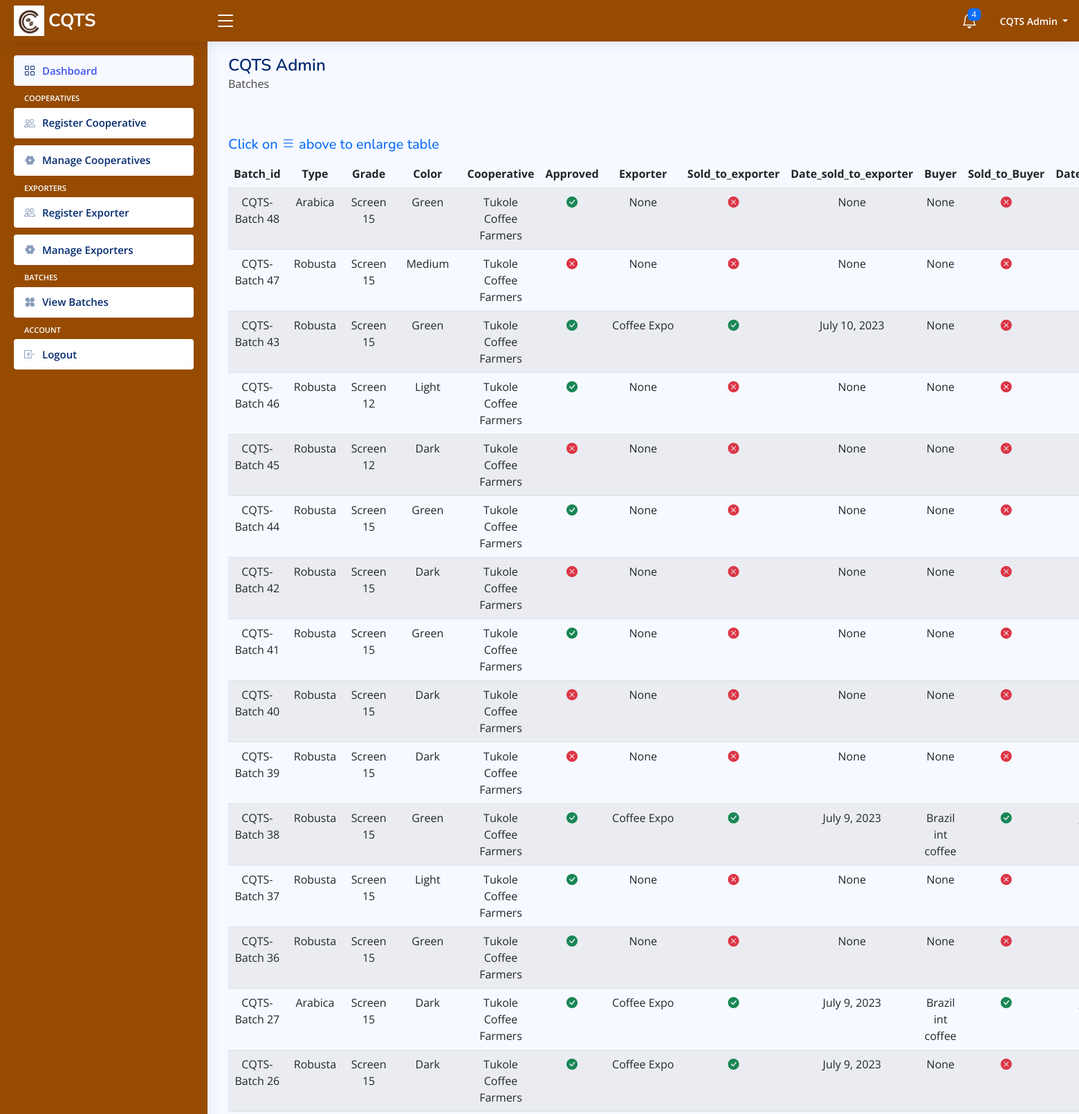
Page /admin-view-batches (signed in, upper part) on the committed database.
### base/models.py (models this page shows)
class Batch(models.Model):
    type = models.CharField(max_length=200, null=False,
                            default='Not Specified')
    grade = models.CharField(max_length=200, null=False)
    moisture_content = models.FloatField(null=False, default=0.0)
    color = models.CharField(max_length=200, null=False, blank=True)
    buyer = models.ForeignKey(User, on_delete=models.CASCADE, limit_choices_to={
                              'group__name': 'Buyer'}, related_name='buyer_batches', null=True, blank=True)
    cooperative = models.ForeignKey(User, on_delete=models.CASCADE, limit_choices_to={
                                    'group__name': 'Cooperative'}, related_name='cooperative_batches', null=True, blank=True)
    exporter = models.ForeignKey(User, on_delete=models.CASCADE, limit_choices_to={
                                 'group__name': 'Exporter'}, related_name='exporter_batches', null=True, blank=True)
    is_approved = models.BooleanField(default=False)
    sold_to_exporter = models.BooleanField(default=False)
    date_sold_to_exporter = models.DateField(null=True, blank=True)
    sold_to_buyer = models.BooleanField(default=False)
    date_sold_to_buyer = models.DateField(null=True, blank=True)
    date_sold_to_exporter = models.DateField(null=True, blank=True)
    created_at = models.DateTimeField(auto_now_add=True)
    updated_at = models.DateTimeField(auto_now=True)
    batch_string = models.CharField(max_length=200, null=True, blank=True)
    def __str__(self):
        return 'CQTS-Batch ' + str(self.id)
    class Meta:
        ordering = ('-updated_at', '-created_at')

class User(AbstractUser):
    email = models.EmailField(_("email address"), unique=True)
    name = models.CharField(max_length=200, null=True)
    username = None
    phone = models.CharField(max_length=200, null=True)
    location = models.CharField(max_length=200, null=True)
    group = models.ForeignKey(
        Group, on_delete=models.CASCADE, null=True, blank=True, related_name='group_user')
    created_at = models.DateTimeField(auto_now_add=True)
    updated_at = models.DateTimeField(auto_now=True)
    class Meta:
        ordering = ('-updated_at', '-created_at')
    def __str__(self):
        return self.email
    USERNAME_FIELD = 'email'
    REQUIRED_FIELDS = []
    objects = CustomUserManager()

### base/views.py (the view)
# urls.py: path('admin-view-batches', views.adminBatchView, name='admin-view-batches'),
@login_required(login_url='admin-login')
def adminBatchView(request):
    if request.user.is_authenticated:
        if request.user.group.name != 'CQTSadmin':
            messages.error(request, "Not admin Account.")
            return redirect('admin-login')
    batches = Batch.objects.all()
    context = {'batches': batches}
    return render(request, 'base/admin/admin-view-batches.html', context)

### base/templates/base/admin/admin-view-batches.html
{% extends "admin-main.html" %}
{% block content %}
<main id="main" class="main">
    {% load static %}
    <div class="pagetitle">
        <h1>CQTS Admin</h1>
        <p>Batches</p>
        <br>
        <br>
        <h5 class="text-primary inform-expand" id="inform-expand">Click on <i class="bi bi-list"></i> above to enlarge
            table</h5>
    </div>
    <section class="section">
        <div class="row">
            <div class="col-lg-12">
                <div class="datatable-wrapper">
                    <table class="table datatable table-striped" style="text-align: center !important;">
                        <thead>
                            <tr>
                                <th scope="col">Batch_id</th>
                                <th scope="col">Type</th>
                                <th scope="col">Grade</th>
                                <th scope="col">Color</th>
                                <th scope="col">Cooperative</th>
                                <th scope="col">Approved</th>
                                <th scope="col">Exporter</th>
                                <th scope="col">Sold_to_exporter</th>
                                <th scope="col">Date_sold_to_exporter</th>
                                <th scope="col">Buyer</th>
                                <th scope="col">Sold_to_Buyer</th>
                                <th scope="col">Date_sold_to_buyer</th>
                            </tr>
                        </thead>
                        <tbody>
                            {% for batch in batches %}
                            <tr>
                                <td scope="row">{{batch}}</td>
                                <td>{{batch.type}}</td>
                                <td>{{batch.grade}}</td>
                                <td>{{batch.color}}</td>
                                <td>{{batch.cooperative.name}}</td>
                                {% if batch.is_approved == True %}
                                <td><i class="bi bi-check-circle-fill text-success"></i></td>
                                {% else %}
                                <td><i class="bi bi-x-circle-fill text-danger"></i></td>
                                {% endif %}
                                {% if batch.exporter == None %}
                                <td>None</td>
                                {% else %}
                                <td>{{batch.exporter.name}}</td>
                                {% endif %}
                                {% if batch.sold_to_exporter == True %}
                                <td><i class="bi bi-check-circle-fill text-success"></i></td>
                                {% else %}
                                <td><i class="bi bi-x-circle-fill text-danger"></i></td>
                                {% endif %}
                                <td>{{batch.date_sold_to_exporter}}</td>
                                {% if batch.buyer == None %}
                                <td>None</td>
                                {% else %}
                                <td>{{batch.buyer.name}}</td>
                                {% endif %}
                                {% if batch.sold_to_buyer == True %}
                                <td><i class="bi bi-check-circle-fill text-success"></i></td>
                                {% else %}
                                <td><i class="bi bi-x-circle-fill text-danger"></i></td>
                                {% endif %}
                                <td>{{batch.date_sold_to_buyer}}</td>
                            </tr>
                            {% endfor %}
                        </tbody>
                    </table>
                </div>
            </div>
        </div>
    </section>
</main>
{% endblock %}

### static/assets/css/style.css (style rules this page uses)
:root { scroll-behavior: smooth; }
body { font-family: "Open Sans", sans-serif; background: #f6f9ff; color: #444444; }
h1, h2, h3, h4, h5, h6 { font-family: "Nunito", sans-serif; }
#main { margin-top: 60px; padding: 20px 30px; transition: all 0.3s; }
.pagetitle { margin-bottom: 10px; }
.pagetitle h1 { font-size: 24px; margin-bottom: 0; font-weight: 600; color: #012970; }
@media (min-width: 1200px) { #main, #footer { margin-left: 300px; } }

### rows in the picture
Batch: id "CQTS-Batch 48", type "Arabica", grade "Screen 15", color "Green", cooperative.name "Tukole Coffee Farmers", is_approved True (drawn), shows "None", sold_to_exporter False (drawn), date_sold_to_exporter "None", sold_to_buyer False (drawn)
Batch: id "CQTS-Batch 47", type "Robusta", grade "Screen 15", color "Medium", cooperative.name "Tukole Coffee Farmers", is_approved False (drawn), shows "None", sold_to_exporter False (drawn), date_sold_to_exporter "None", sold_to_buyer False (drawn)
Batch: id "CQTS-Batch 43", type "Robusta", grade "Screen 15", color "Green", cooperative.name "Tukole Coffee Farmers", is_approved True (drawn), exporter.name "Coffee Expo", sold_to_exporter True (drawn), date_sold_to_exporter "July 10, 2023", shows "None", sold_to_buyer False (drawn)
Batch: id "CQTS-Batch 46", type "Robusta", grade "Screen 12", color "Light", cooperative.name "Tukole Coffee Farmers", is_approved True (drawn), shows "None", sold_to_exporter False (drawn), date_sold_to_exporter "None", sold_to_buyer False (drawn)
Batch: id "CQTS-Batch 45", type "Robusta", grade "Screen 12", color "Dark", cooperative.name "Tukole Coffee Farmers", is_approved False (drawn), shows "None", sold_to_exporter False (drawn), date_sold_to_exporter "None", sold_to_buyer False (drawn)
Batch: id "CQTS-Batch 44", type "Robusta", grade "Screen 15", color "Green", cooperative.name "Tukole Coffee Farmers", is_approved True (drawn), shows "None", sold_to_exporter False (drawn), date_sold_to_exporter "None", sold_to_buyer False (drawn)
Batch: id "CQTS-Batch 42", type "Robusta", grade "Screen 15", color "Dark", cooperative.name "Tukole Coffee Farmers", is_approved False (drawn), shows "None", sold_to_exporter False (drawn), date_sold_to_exporter "None", sold_to_buyer False (drawn)
Batch: id "CQTS-Batch 41", type "Robusta", grade "Screen 15", color "Green", cooperative.name "Tukole Coffee Farmers", is_approved True (drawn), shows "None", sold_to_exporter False (drawn), date_sold_to_exporter "None", sold_to_buyer False (drawn)
Batch: id "CQTS-Batch 40", type "Robusta", grade "Screen 15", color "Dark", cooperative.name "Tukole Coffee Farmers", is_approved False (drawn), shows "None", sold_to_exporter False (drawn), date_sold_to_exporter "None", sold_to_buyer False (drawn)
Batch: id "CQTS-Batch 39", type "Robusta", grade "Screen 15", color "Dark", cooperative.name "Tukole Coffee Farmers", is_approved False (drawn), shows "None", sold_to_exporter False (drawn), date_sold_to_exporter "None", sold_to_buyer False (drawn)
Batch: id "CQTS-Batch 38", type "Robusta", grade "Screen 15", color "Green", cooperative.name "Tukole Coffee Farmers", is_approved True (drawn), exporter.name "Coffee Expo", sold_to_exporter True (drawn), date_sold_to_exporter "July 9, 2023", buyer.name "Brazil int coffee", sold_to_buyer True (drawn)
Batch: id "CQTS-Batch 37", type "Robusta", grade "Screen 15", color "Light", cooperative.name "Tukole Coffee Farmers", is_approved True (drawn), shows "None", sold_to_exporter False (drawn), date_sold_to_exporter "None", sold_to_buyer False (drawn)
Batch: id "CQTS-Batch 36", type "Robusta", grade "Screen 15", color "Green", cooperative.name "Tukole Coffee Farmers", is_approved True (drawn), shows "None", sold_to_exporter False (drawn), date_sold_to_exporter "None", sold_to_buyer False (drawn)
Batch: id "CQTS-Batch 27", type "Arabica", grade "Screen 15", color "Dark", cooperative.name "Tukole Coffee Farmers", is_approved True (drawn), exporter.name "Coffee Expo", sold_to_exporter True (drawn), date_sold_to_exporter "July 9, 2023", buyer.name "Brazil int coffee", sold_to_buyer True (drawn)
Batch: id "CQTS-Batch 26", type "Robusta", grade "Screen 15", color "Dark", cooperative.name "Tukole Coffee Farmers", is_approved True (drawn), exporter.name "Coffee Expo", sold_to_exporter True (drawn), date_sold_to_exporter "July 9, 2023", shows "None", sold_to_buyer False (drawn)
